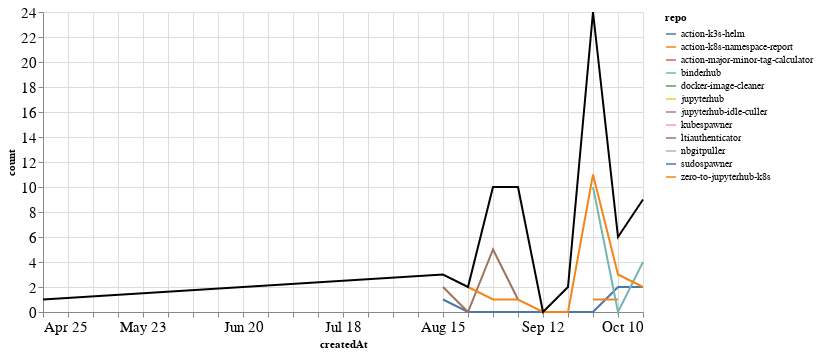

The cell this chart's notebook holds for it:
### Markdown cell above
### PRs

### Code cell
prs_time = prs.groupby('repo').resample('W', on='createdAt').count()['author'].reset_index()
prs_time = prs_time.rename(columns={'author': 'count'})
prs_time_total = prs_time.groupby('createdAt').agg({"count": "sum"}).reset_index()

ch1 = alt.Chart(prs_time, width=600).mark_line().encode(
    x='createdAt',
    y='count',
    color='repo',
    tooltip="repo"
)

ch2 = alt.Chart(prs_time_total, width=600).mark_line(color="black").encode(
    x='createdAt',
    y='count',
)

ch1 + ch2

### Figure 1 — Vega-Lite specification as saved in the notebook (floating-point values rounded to 4 significant figures)
{"config": {"axisLeft": {"labelFontSize": 15}, "axisBottom": {"labelFontSize": 15}}, "layer": [{"data": {"name": "data-9800b84d9b44ebcf132b116900e43d8f"}, "mark": "line", "encoding": {"color": {"type": "nominal", "field": "repo"}, "tooltip": {"type": "nominal", "field": "repo"}, "x": {"type": "temporal", "field": "createdAt"}, "y": {"type": "quantitative", "field": "count"}}, "width": 600}, {"data": {"name": "data-852f7fecff562fc392ab40ebd46a49cc"}, "mark": {"type": "line", "color": "black"}, "encoding": {"x": {"type": "temporal", "field": "createdAt"}, "y": {"type": "quantitative", "field": "count"}}, "width": 600}], "$schema": "https://vega.github.io/schema/vega-lite/v4.8.1.json", "datasets": {"data-9800b84d9b44ebcf132b116900e43d8f": [{"repo": "action-k3s-helm", "createdAt": "2021-08-15T00:00:00", "count": 1}, {"repo": "action-k3s-helm", "createdAt": "2021-08-22T00:00:00", "count": 0}, {"repo": "action-k3s-helm", "createdAt": "2021-08-29T00:00:00", "count": 0}, {"repo": "action-k3s-helm", "createdAt": "2021-09-05T00:00:00", "count": 0}, {"repo": "action-k3s-helm", "createdAt": "2021-09-12T00:00:00", "count": 0}, {"repo": "action-k3s-helm", "createdAt": "2021-09-19T00:00:00", "count": 0}, {"repo": "action-k3s-helm", "createdAt": "2021-09-26T00:00:00", "count": 0}, {"repo": "action-k3s-helm", "createdAt": "2021-10-03T00:00:00", "count": 2}, {"repo": "action-k3s-helm", "createdAt": "2021-10-10T00:00:00", "count": 2}, {"repo": "action-k8s-namespace-report", "createdAt": "2021-09-26T00:00:00", "count": 1}, {"repo": "action-k8s-namespace-report", "createdAt": "2021-10-03T00:00:00", "count": 1}, {"repo": "action-major-minor-tag-calculator", "createdAt": "2021-09-26T00:00:00", "count": 1}, {"repo": "binderhub", "createdAt": "2021-09-26T00:00:00", "count": 10}, {"repo": "binderhub", "createdAt": "2021-10-03T00:00:00", "count": 0}, {"repo": "binderhub", "createdAt": "2021-10-10T00:00:00", "count": 4}, {"repo": "docker-image-cleaner", "createdAt": "2021-09-19T00:00:00", "count": 2}, {"repo": "jupyterhub", "createdAt": "2021-08-29T00:00:00", "count": 4}, {"repo": "jupyterhub-idle-culler", "createdAt": "2021-09-26T00:00:00", "count": 1}, {"repo": "kubespawner", "createdAt": "2021-10-10T00:00:00", "count": 1}, {"repo": "ltiauthenticator", "createdAt": "2021-08-15T00:00:00", "count": 2}, {"repo": "ltiauthenticator", "createdAt": "2021-08-22T00:00:00", "count": 0}, {"repo": "ltiauthenticator", "createdAt": "2021-08-29T00:00:00", "count": 5}, {"repo": "ltiauthenticator", "createdAt": "2021-09-05T00:00:00", "count": 1}, {"repo": "nbgitpuller", "createdAt": "2021-09-05T00:00:00", "count": 8}, {"repo": "sudospawner", "createdAt": "2021-04-25T00:00:00", "count": 1}, {"repo": "zero-to-jupyterhub-k8s", "createdAt": "2021-08-22T00:00:00", "count": 2}, {"repo": "zero-to-jupyterhub-k8s", "createdAt": "2021-08-29T00:00:00", "count": 1}, {"repo": "zero-to-jupyterhub-k8s", "createdAt": "2021-09-05T00:00:00", "count": 1}, {"repo": "zero-to-jupyterhub-k8s", "createdAt": "2021-09-12T00:00:00", "count": 0}, {"repo": "zero-to-jupyterhub-k8s", "createdAt": "2021-09-19T00:00:00", "count": 0}, {"repo": "zero-to-jupyterhub-k8s", "createdAt": "2021-09-26T00:00:00", "count": 11}, {"repo": "zero-to-jupyterhub-k8s", "createdAt": "2021-10-03T00:00:00", "count": 3}, {"repo": "zero-to-jupyterhub-k8s", "createdAt": "2021-10-10T00:00:00", "count": 2}], "data-852f7fecff562fc392ab40ebd46a49cc": [{"createdAt": "2021-04-25T00:00:00", "count": 1}, {"createdAt": "2021-08-15T00:00:00", "count": 3}, {"createdAt": "2021-08-22T00:00:00", "count": 2}, {"createdAt": "2021-08-29T00:00:00", "count": 10}, {"createdAt": "2021-09-05T00:00:00", "count": 10}, {"createdAt": "2021-09-12T00:00:00", "count": 0}, {"createdAt": "2021-09-19T00:00:00", "count": 2}, {"createdAt": "2021-09-26T00:00:00", "count": 24}, {"createdAt": "2021-10-03T00:00:00", "count": 6}, {"createdAt": "2021-10-10T00:00:00", "count": 9}]}}
